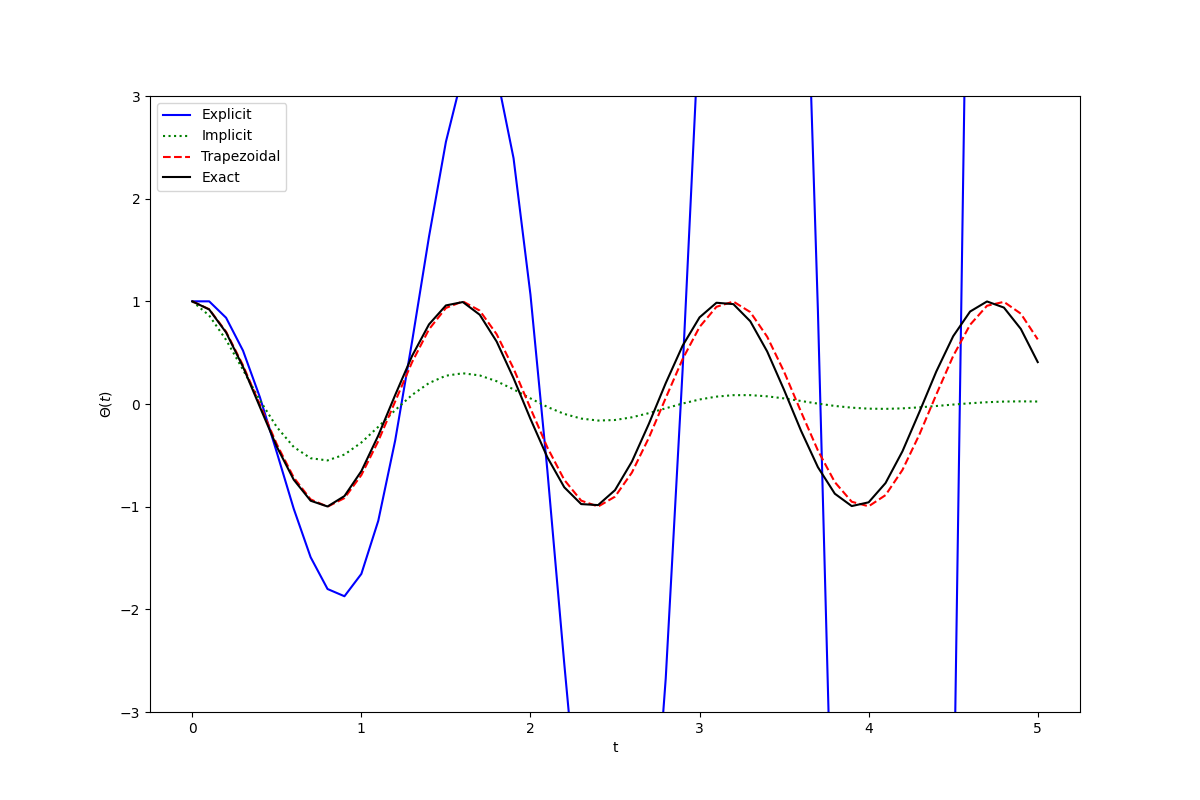

This chart was generated by the following Python code:
import numpy as np
from numpy.linalg import inv
import matplotlib.pyplot as plt

# define step size
h = 0.1
# define numerical grid
t = np.arange(0, 5.1, h)
# oscillation freq. of pendulum
w = 4
s0 = np.array([[1], [0]])

m_e = np.array([[1, h], 
               [-w**2*h, 1]])
m_i = inv(np.array([[1, -h], 
               [w**2*h, 1]]))
m_t = np.dot(inv(np.array([[1, -h/2], 
    [w**2*h/2,1]])), np.array(
      [[1,h/2], [-w**2*h/2, 1]]))

s_e = np.zeros((len(t), 2))
s_i = np.zeros((len(t), 2))
s_t = np.zeros((len(t), 2))

# do integrations
s_e[0, :] = s0.T
s_i[0, :] = s0.T
s_t[0, :] = s0.T

for j in range(0, len(t)-1):
    s_e[j+1, :] = np.dot(m_e,s_e[j, :])
    s_i[j+1, :] = np.dot(m_i,s_i[j, :])
    s_t[j+1, :] = np.dot(m_t,s_t[j, :])
    
plt.figure(figsize = (12, 8))
plt.plot(t,s_e[:,0],'b-')
plt.plot(t,s_i[:,0],'g:')
plt.plot(t,s_t[:,0],'r--')
plt.plot(t, np.cos(w*t), 'k')
plt.ylim([-3, 3])
plt.xlabel('t')
plt.ylabel('$\Theta (t)$')
plt.legend(['Explicit', 'Implicit', \
            'Trapezoidal', 'Exact'])
plt.show()
